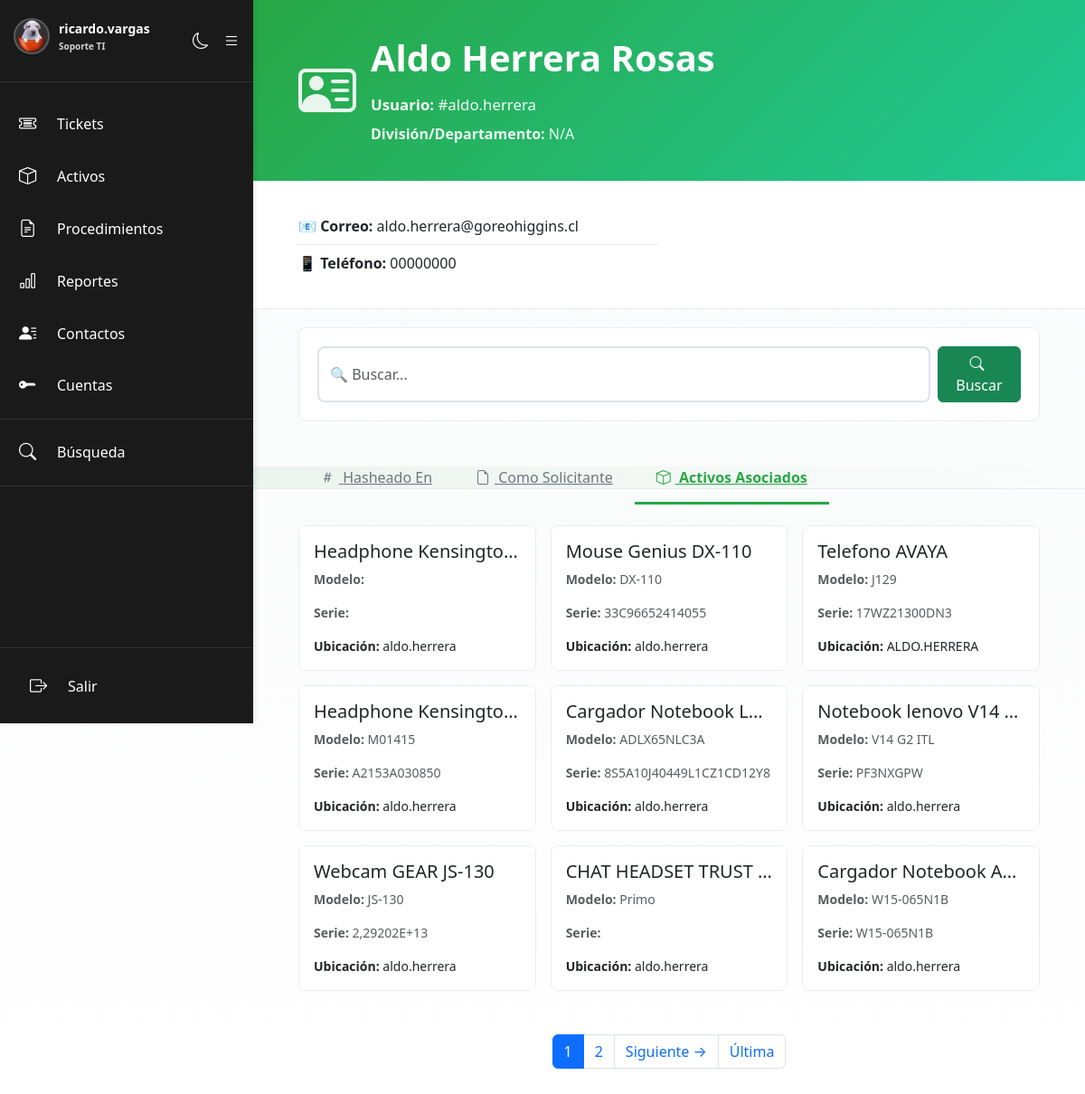
/perfil_contacto.php?username=aldo.herrera&seccion=activos (signed in), run on the app's committed database.
### tables this page shows
CREATE TABLE `users` (
  `id` int(11) NOT NULL AUTO_INCREMENT,
  `nombre_completo` varchar(255) DEFAULT NULL,
  `username` varchar(50) NOT NULL,
  `password` varchar(255) NOT NULL,
  `foto_perfil` varchar(255) DEFAULT NULL,
  `role` varchar(20) DEFAULT 'viewer',
  `created_at` datetime DEFAULT current_timestamp(),
  `necesita_cambiar_password` tinyint(1) DEFAULT 0,
  `email` varchar(255) DEFAULT NULL,
  `numero_telefono` varchar(20) NOT NULL,
  `dpto_division` varchar(255) DEFAULT NULL,
  PRIMARY KEY (`id`),
  UNIQUE KEY `username` (`username`)
);

CREATE TABLE `activos` (
  `id` int(10) unsigned NOT NULL AUTO_INCREMENT,
  `rfk` varchar(20) NOT NULL,
  `titulo` varchar(255) NOT NULL,
  `usuario_creado_por` varchar(255) DEFAULT NULL,
  `fecha_creacion` timestamp NOT NULL DEFAULT current_timestamp(),
  `usuario_modificado_por` varchar(255) DEFAULT NULL,
  `fecha_ultima_modificacion` timestamp NOT NULL DEFAULT current_timestamp() ON UPDATE current_timestamp(),
  `descripcion` text DEFAULT NULL,
  `propietario` varchar(150) DEFAULT NULL,
  `tipo` varchar(100) DEFAULT NULL,
  `fabricante` varchar(150) DEFAULT NULL,
  `modelo` varchar(150) DEFAULT NULL,
  `serie` varchar(150) DEFAULT NULL,
  `ubicacion` varchar(150) DEFAULT NULL,
  `fallas_activas` text DEFAULT NULL,
  PRIMARY KEY (`id`),
  UNIQUE KEY `uk_rfk` (`rfk`)
);

### perfil_contacto.php (the view, shortened to what the rows shown need)
<?php
require_once 'includes/config.php';
$contacto_username = $_GET["username"] ?? "";
$seccion = $_GET["seccion"] ?? "tickets_hasheado";
$busqueda = $_GET["buscar"] ?? "";
$pagina = max(1, (int)($_GET["pagina"] ?? 1));
$error = "";
$activos_asociados = [];
$total_items = 0;
$items_por_pagina = 9;
try {
    $stmt = $conexion->prepare("SELECT * FROM users WHERE username = ? AND role = 'contacto'");
    $stmt->execute([$contacto_username]);
    $contacto = $stmt->fetch(PDO::FETCH_ASSOC);
    if (!$contacto) {
        $error = "Contacto no encontrado";
    } else {
        $offset = ($pagina - 1) * $items_por_pagina;
        if ($seccion === "tickets_hasheado") {
            $where = "(c.comentario LIKE ? OR c.comentario LIKE ?) AND t.es_cerrado = 0";
            $params = ['%#' . $contacto_username . '%', '%@' . $contacto_username . '%'];
            if (!empty($busqueda)) {
                $where .= " AND (t.ticket_number LIKE ? OR t.titulo LIKE ?)";
                $busqueda_param = '%' . $busqueda . '%';
                $params[] = $busqueda_param;
                $params[] = $busqueda_param;
            }
            $stmt_count = $conexion->prepare("
                SELECT COUNT(DISTINCT t.id) as total
                FROM tickets t
                JOIN comentarios_tickets c ON t.id = c.ticket_id
                WHERE " . $where . "
            ");
            $stmt_count->execute($params);
            $total_items = $stmt_count->fetch(PDO::FETCH_ASSOC)['total'];
            $stmt = $conexion->prepare("
                SELECT DISTINCT t.*, u.username as responsable_nombre
                FROM tickets t
                JOIN comentarios_tickets c ON t.id = c.ticket_id
                LEFT JOIN users u ON t.responsable = u.id
                WHERE " . $where . "
                ORDER BY t.fecha_creacion DESC
                LIMIT " . intval($items_por_pagina) . " OFFSET " . intval($offset) . "
            ");
            $stmt->execute($params);
            $tickets_hasheado = $stmt->fetchAll(PDO::FETCH_ASSOC);
        }
        elseif ($seccion === "activos") {
            $where = "a.ubicacion LIKE ?";
            $params = ['%' . $contacto_username . '%'];
            $stmt_count = $conexion->prepare("SELECT COUNT(*) as total FROM activos a WHERE " . $where);
            $stmt_count->execute($params);
            $total_items = $stmt_count->fetch(PDO::FETCH_ASSOC)['total'];
            $stmt = $conexion->prepare("
                SELECT *
                FROM activos a
                WHERE " . $where . "
                ORDER BY a.id DESC
                LIMIT " . intval($items_por_pagina) . " OFFSET " . intval($offset) . "
            ");
            $stmt->execute($params);
            $activos_asociados = $stmt->fetchAll(PDO::FETCH_ASSOC);
        }
        $total_paginas = ceil($total_items / $items_por_pagina);
    }
} catch (PDOException $e) {
    $error = "Error: " . $e->getMessage();
}
?>
<!DOCTYPE html>
<html lang="es">
<head>
    <link href="https://cdn.jsdelivr.net/npm/bootstrap@5.3.8/dist/css/bootstrap.min.css" rel="stylesheet">
    <link href="https://cdn.jsdelivr.net/npm/bootstrap-icons@1.11.3/font/bootstrap-icons.css" rel="stylesheet">
    <link href="css/dark-mode.css" rel="stylesheet">
</head>
<body>
    <?php include 'includes/sidebar.php'; ?>
    <div class="container-fluid p-0">
        <?php if (!empty($error)): ?>
            <div style="padding: 30px 50px;">
                <div class="alert alert-danger alert-dismissible fade show" role="alert">
                    <i class="bi bi-exclamation-circle"></i> <?php echo htmlspecialchars($error); ?>
                    <button type="button" class="btn-close" data-bs-dismiss="alert"></button>
                </div>
            </div>
        <?php elseif ($contacto): ?>
            <div class="perfil-header-gradient">
                <div class="row align-items-center g-3">
                    <div class="col-auto">
                        <i class="bi bi-person-vcard"></i>
                    </div>
                    <div class="col">
                        <h1><?php echo htmlspecialchars($contacto["nombre_completo"]); ?></h1>
                        <p class="mb-2" style="font-size: 1.05rem; opacity: 0.95;"><strong>Usuario:</strong> #<?php echo htmlspecialchars($contacto["username"] ?? "N/A"); ?></p>
                        <p class="mb-0" style="opacity: 0.9;"><strong>División/Departamento:</strong> <?php echo htmlspecialchars($contacto["division_departamento"] ?? "N/A"); ?></p>
                    </div>
                </div>
            </div>
            <div class="perfil-info">
                <div class="row">
                    <div class="col-md-6">
                        <div class="contact-info-item">
                            <strong>📧 Correo:</strong> <?php echo htmlspecialchars($contacto["email"] ?? "No disponible"); ?>
                        </div>
                        <div class="contact-info-item">
                            <strong>📱 Teléfono:</strong> <?php echo htmlspecialchars($contacto["numero_telefono"] ?? "No disponible"); ?>
                        </div>
                    </div>
                </div>
            </div>
            <div style="padding: 20px 50px;">
                <div class="search-card">
                    <form method="GET" class="d-flex gap-2">
                        <input type="text" class="form-control" name="buscar" placeholder="🔍 Buscar..." value="<?php echo htmlspecialchars($busqueda); ?>">
                        <button type="submit" class="btn btn-success">
                            <i class="bi bi-search"></i> Buscar
                        </button>
                    </form>
                </div>
            </div>
            <div style="background: linear-gradient(90deg, rgba(40, 167, 69, 0.08) 0%, transparent 100%); border-bottom: 1px solid #e9ecef; padding: 0 50px;" class="pestanas-wrapper">
                <div class="row g-0">
                    <div class="col-auto">
                        <a href="?username=<?php echo urlencode($contacto_username); ?>&seccion=tickets_hasheado" class="seccion-tab <?php echo $seccion === 'tickets_hasheado' ? 'active' : ''; ?>">
                            <i class="bi bi-hash"></i> Hasheado En
                        </a>
                    </div>
                    <div class="col-auto">
                        <a href="?username=<?php echo urlencode($contacto_username); ?>&seccion=tickets_solicitante" class="seccion-tab <?php echo $seccion === 'tickets_solicitante' ? 'active' : ''; ?>">
                            <i class="bi bi-file-earmark"></i> Como Solicitante
                        </a>
                    </div>
                    <div class="col-auto">
                        <a href="?username=<?php echo urlencode($contacto_username); ?>&seccion=activos" class="seccion-tab <?php echo $seccion === 'activos' ? 'active' : ''; ?>">
                            <i class="bi bi-box"></i> Activos Asociados
                        </a>
                    </div>
                </div>
            </div>
            <div class="perfil-content">
            <?php if ($seccion === 'activos'): ?>
                <div class="section-content">
                    <?php if (empty($activos_asociados)): ?>
                        <div class="alert alert-info">
                            <i class="bi bi-info-circle"></i>
                            <?php echo !empty($busqueda) ? "No se encontraron activos con esa búsqueda" : "No hay activos asociados"; ?>
                        </div>
                    <?php else: ?>
                        <div class="row g-3">
                            <?php foreach ($activos_asociados as $activo): ?>
                                <div class="col-md-4">
                                    <a href="ver_activo.php?id=<?php echo htmlspecialchars($activo['id']); ?>" class="text-decoration-none">
                                        <div class="card card-item h-100">
                                            <div class="card-body">
                                                <h5 class="card-title text-truncate"><?php echo htmlspecialchars($activo["titulo"]); ?></h5>
                                                <p class="card-text text-muted small">
                                                    <strong>Modelo:</strong> <?php echo htmlspecialchars(substr($activo["modelo"], 0, 50)); ?>
                                                </p>
                                                <p class="card-text text-muted small text-truncate">
                                                    <strong>Serie:</strong> <?php echo htmlspecialchars($activo["serie"] ?? "N/A"); ?>
                                                </p>
                                                <div class="mt-3">
                                                    <small class="d-block">
                                                        <strong>Ubicación:</strong> <?php echo htmlspecialchars($activo["ubicacion"] ?? "N/A"); ?>
                                                    </small>
                                                </div>
                                            </div>
                                        </div>
                                    </a>
                                </div>
                            <?php endforeach; ?>
                        </div>
                    <?php endif; ?>
                </div>
            <?php endif; ?>
            <?php if ($total_paginas > 1): ?>
                <nav aria-label="Paginación" class="mt-5">
                    <ul class="pagination justify-content-center">
                        <?php for ($i = max(1, $pagina - 1); $i <= min($total_paginas, $pagina + 1); $i++): ?>
                            <li class="page-item <?php echo $i === $pagina ? 'active' : ''; ?>">
                                <a class="page-link" href="?username=<?php echo urlencode($contacto_username); ?>&seccion=<?php echo urlencode($seccion); ?>&pagina=<?php echo $i; ?><?php echo !empty($busqueda) ? '&buscar=' . urlencode($busqueda) : ''; ?>">
                                    <?php echo $i; ?>
                                </a>
                            </li>
                        <?php endfor; ?>
                        <?php if ($pagina < $total_paginas): ?>
                            <li class="page-item">
                                <a class="page-link" href="?username=<?php echo urlencode($contacto_username); ?>&seccion=<?php echo urlencode($seccion); ?>&pagina=<?php echo $pagina + 1; ?><?php echo !empty($busqueda) ? '&buscar=' . urlencode($busqueda) : ''; ?>">
                                    Siguiente →
                                </a>
                            </li>
                            <li class="page-item">
                                <a class="page-link" href="?username=<?php echo urlencode($contacto_username); ?>&seccion=<?php echo urlencode($seccion); ?>&pagina=<?php echo $total_paginas; ?><?php echo !empty($busqueda) ? '&buscar=' . urlencode($busqueda) : ''; ?>">
                                    Última
                                </a>
                            </li>
                        <?php endif; ?>
                    </ul>
                </nav>
            <?php endif; ?>
        <?php endif; ?>
    </div>
</body>
</html>

### includes/sidebar.php (shortened to what the rows shown need)
<?php
require_once 'config.php';
?>
<link rel="stylesheet" href="https://cdn.jsdelivr.net/npm/bootstrap-icons@1.11.3/font/bootstrap-icons.min.css">
<aside class="sidebar" id="sidebar">
    <div class="sidebar-header">
        <div class="sidebar-logo">
            <div class="user-info">
                <?php
                $stmt_foto = $conexion->prepare("SELECT foto_perfil FROM users WHERE id = ?");
                $stmt_foto->execute([$_SESSION["user_id"] ?? 0]);
                $foto_data = $stmt_foto->fetch(PDO::FETCH_ASSOC);
                $foto_perfil = $foto_data['foto_perfil'] ?? null;
                ?>
                <?php if (!empty($foto_perfil) && file_exists($foto_perfil)): ?>
                    <a href="perfil_usuario.php?username=<?php echo urlencode($_SESSION['username']); ?>" style="text-decoration: none;">
                        <img src="<?php echo htmlspecialchars($foto_perfil); ?>"
                             alt="<?php echo htmlspecialchars($_SESSION["username"] ?? ""); ?>"
                             class="user-photo"
                             title="Ver perfil">
                    </a>
                <?php endif; ?>
            </div>
        </div>
    </div>
</aside>

### data on the page
users: foto_perfil (picture)
users: nombre_completo "Aldo Herrera Rosas", username "aldo.herrera", email "aldo.herrera@goreohiggins.cl", numero_telefono "00000000"
activos: titulo "Headphone Kensingto…", ubicacion "aldo.herrera"
activos: titulo "Mouse Genius DX-110", modelo "DX-110", serie "33C96652414055", ubicacion "aldo.herrera"
activos: titulo "Telefono AVAYA", modelo "J129", serie "17WZ21300DN3", ubicacion "ALDO.HERRERA"
activos: titulo "Headphone Kensingto…", modelo "M01415", serie "A2153A030850", ubicacion "aldo.herrera"
activos: titulo "Cargador Notebook L…", modelo "ADLX65NLC3A", serie "8S5A10J40449L1CZ1CD12Y8", ubicacion "aldo.herrera"
activos: titulo "Notebook lenovo V14…", modelo "V14 G2 ITL", serie "PF3NXGPW", ubicacion "aldo.herrera"
activos: titulo "Webcam GEAR JS-130", modelo "JS-130", serie "2,29202E+13", ubicacion "aldo.herrera"
activos: titulo "CHAT HEADSET TRUST…", modelo "Primo", ubicacion "aldo.herrera"
activos: titulo "Cargador Notebook A…", modelo "W15-065N1B", serie "W15-065N1B", ubicacion "aldo.herrera"

### other printed values
$_SESSION["username"] "ricardo.vargas"
traducirRol($_SESSION["role"] ?? "viewer") "Soporte TI"
$contacto["division_departamento"] "N/A"
